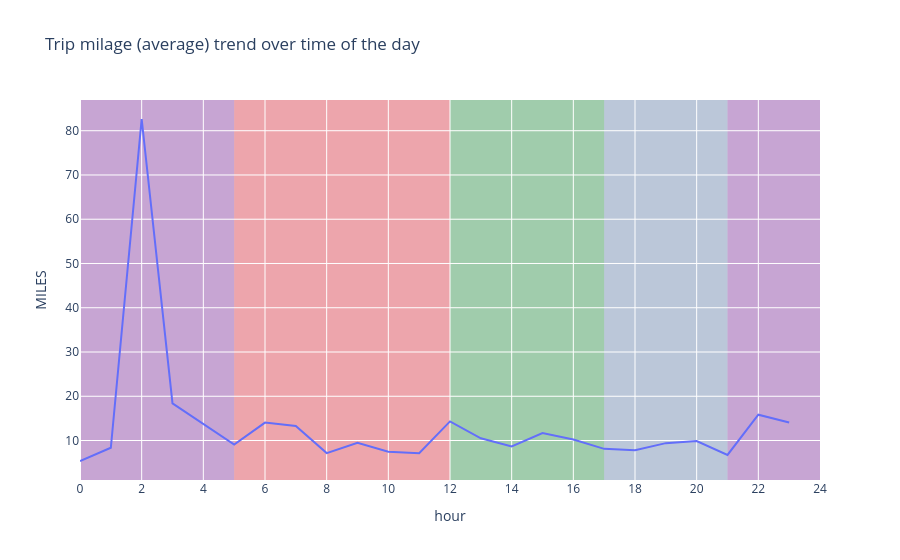

Notebook code cell kept with this figure:
### Markdown cell above
### Milage trend

### Code cell
mileage_trends = df.groupby('hour')['MILES'].mean().reset_index()

mileage_fig = px.line(
    mileage_trends,
    x= 'hour',
    y= 'MILES',
    title = " Trip milage (average) trend over time of the day",
)

mileage_fig.update_xaxes(nticks=24)

rects = [
    (0, 5,  'purple'),   # Night part 1
    (5, 12, 'red'),  # Morning
    (12, 17, 'green'),  # Afternoon
    (17, 21, "#597194"),  # Evening
    (21, 24, 'purple')  # Night part 2
]

for start, end, color in rects:
    mileage_fig.add_vrect(
        x0=start, x1=end, 
        fillcolor=color, opacity=0.3, 
        layer="below", line_width=0
    )

mileage_fig

### Figure 1 — Plotly figure (JSON) as saved in the notebook; plotly's stock layout.template omitted (floating-point values rounded to 4 significant figures)
{"data": [{"hovertemplate": "hour=%{x}<br>MILES=%{y}<extra></extra>", "legendgroup": "", "line": {"color": "#636efa", "dash": "solid"}, "marker": {"symbol": "circle"}, "mode": "lines", "name": "", "orientation": "v", "showlegend": false, "type": "scatter", "x": [0, 1, 2, 3, 5, 6, 7, 8, 9, 10, 11, 12, 13, 14, 15, 16, 17, 18, 19, 20, 21, 22, 23], "xaxis": "x", "y": [5.368, 8.36, 82.65, 18.4, 9.1, 14.05, 13.28, 7.158, 9.508, 7.452, 7.111, 14.31, 10.51, 8.669, 11.67, 10.21, 8.109, 7.781, 9.401, 9.861, 6.735, 15.82, 14.08], "yaxis": "y"}], "layout": {"legend": {"tracegroupgap": 0}, "shapes": [{"fillcolor": "purple", "layer": "below", "line": {"width": 0}, "opacity": 0.3, "type": "rect", "x0": 0, "x1": 5, "xref": "x", "y0": 0, "y1": 1, "yref": "y domain"}, {"fillcolor": "red", "layer": "below", "line": {"width": 0}, "opacity": 0.3, "type": "rect", "x0": 5, "x1": 12, "xref": "x", "y0": 0, "y1": 1, "yref": "y domain"}, {"fillcolor": "green", "layer": "below", "line": {"width": 0}, "opacity": 0.3, "type": "rect", "x0": 12, "x1": 17, "xref": "x", "y0": 0, "y1": 1, "yref": "y domain"}, {"fillcolor": "#597194", "layer": "below", "line": {"width": 0}, "opacity": 0.3, "type": "rect", "x0": 17, "x1": 21, "xref": "x", "y0": 0, "y1": 1, "yref": "y domain"}, {"fillcolor": "purple", "layer": "below", "line": {"width": 0}, "opacity": 0.3, "type": "rect", "x0": 21, "x1": 24, "xref": "x", "y0": 0, "y1": 1, "yref": "y domain"}], "title": {"text": " Trip milage (average) trend over time of the day"}, "xaxis": {"anchor": "y", "domain": [0, 1], "nticks": 24, "title": {"text": "hour"}}, "yaxis": {"anchor": "x", "domain": [0, 1], "title": {"text": "MILES"}}}}
